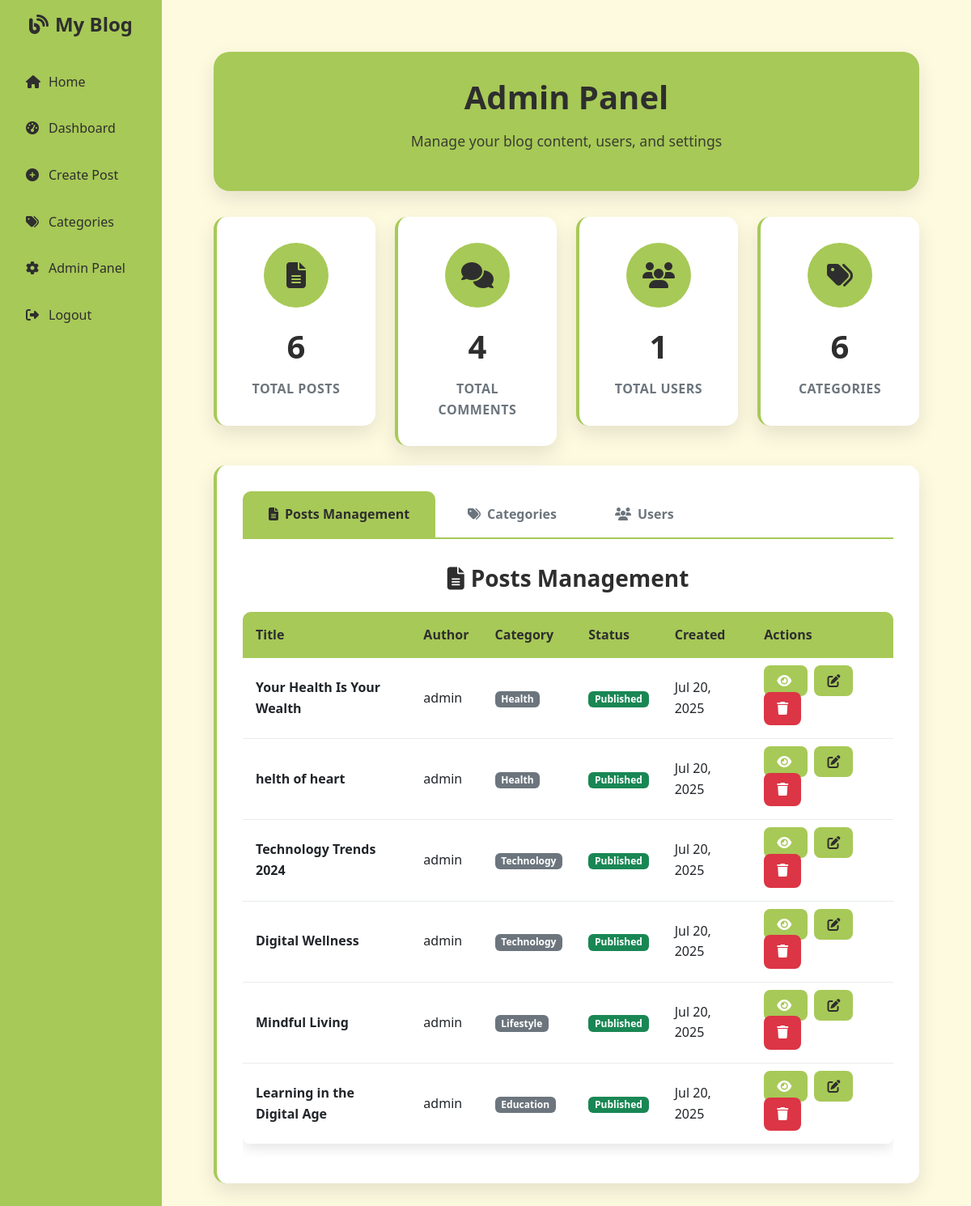
/admin.php (signed in), run on the app's committed database.
### tables this page shows
CREATE TABLE IF NOT EXISTS posts (
    id INT AUTO_INCREMENT PRIMARY KEY,
    author_id INT NOT NULL,
    title VARCHAR(255) NOT NULL,
    content TEXT NOT NULL,
    slug VARCHAR(255) UNIQUE,
    featured_image VARCHAR(255),
    status ENUM('draft', 'published', 'archived') DEFAULT 'published',
    views INT DEFAULT 0,
    category_id INT,
    created_at TIMESTAMP DEFAULT CURRENT_TIMESTAMP,
    updated_at TIMESTAMP DEFAULT CURRENT_TIMESTAMP ON UPDATE CURRENT_TIMESTAMP,
    FOREIGN KEY (author_id) REFERENCES users(id) ON DELETE CASCADE,
    FOREIGN KEY (category_id) REFERENCES categories(id) ON DELETE SET NULL
);

CREATE TABLE IF NOT EXISTS users (
    id INT AUTO_INCREMENT PRIMARY KEY,
    username VARCHAR(50) UNIQUE NOT NULL,
    email VARCHAR(100) UNIQUE NOT NULL,
    password VARCHAR(255) NOT NULL,
    role ENUM('admin', 'user') DEFAULT 'user',
    status ENUM('active', 'inactive') DEFAULT 'active',
    created_at TIMESTAMP DEFAULT CURRENT_TIMESTAMP,
    updated_at TIMESTAMP DEFAULT CURRENT_TIMESTAMP ON UPDATE CURRENT_TIMESTAMP
);

CREATE TABLE IF NOT EXISTS categories (
    id INT AUTO_INCREMENT PRIMARY KEY,
    name VARCHAR(100) NOT NULL,
    description TEXT,
    slug VARCHAR(100) UNIQUE,
    created_at TIMESTAMP DEFAULT CURRENT_TIMESTAMP,
    updated_at TIMESTAMP DEFAULT CURRENT_TIMESTAMP ON UPDATE CURRENT_TIMESTAMP
);

### admin.php (the view, shortened to what this page needs)
<?php
include 'db.php';
$postCount = $conn->query("SELECT COUNT(*) FROM posts")->fetchColumn();
$commentCount = $conn->query("SELECT COUNT(*) FROM comments")->fetchColumn();
$userCount = $conn->query("SELECT COUNT(*) FROM users")->fetchColumn();
$categoryCount = $conn->query("SELECT COUNT(*) FROM categories")->fetchColumn();
$allPosts = $conn->query("SELECT posts.*, users.username, categories.name as category_name
                          FROM posts
                          JOIN users ON posts.author_id = users.id
                          LEFT JOIN categories ON posts.category_id = categories.id
                          ORDER BY created_at DESC")->fetchAll();
?>
<!DOCTYPE html>
<html lang="en">
<head>
  <link href="https://cdn.jsdelivr.net/npm/bootstrap@5.3.0/dist/css/bootstrap.min.css" rel="stylesheet">
  <link href="https://cdnjs.cloudflare.com/ajax/libs/font-awesome/6.4.0/css/all.min.css" rel="stylesheet">
  <link href="styles.css" rel="stylesheet">
</head>
<body>
  <div class="container-fluid">
    <div class="row">
      <div class="col-md-3 col-lg-2 sidebar">
        <h4 class="text-center"><i class="fas fa-blog me-2"></i>My Blog</h4>
        <a href="home.php"><i class="fas fa-home"></i>Home</a>
        <a href="dashboard.php"><i class="fas fa-tachometer-alt"></i>Dashboard</a>
        <a href="create_post.php"><i class="fas fa-plus-circle"></i>Create Post</a>
        <a href="category.php"><i class="fas fa-tags"></i>Categories</a>
        <a href="admin.php" class="active"><i class="fas fa-cog"></i>Admin Panel</a>
        <a href="logout.php"><i class="fas fa-sign-out-alt"></i>Logout</a>
      </div>
      <div class="col-md-9 col-lg-10 main-content">
        <div class="admin-container">
          <div class="admin-header">
            <h1><i class="fas fa-cog me-3"></i>Admin Panel</h1>
            <p>Manage your blog content, users, and settings</p>
          </div>
          <div class="row">
            <div class="col-lg-3 col-md-6">
              <div class="admin-stat-card">
                <div class="admin-stat-icon">
                  <i class="fas fa-file-alt"></i>
                </div>
                <div class="admin-stat-number"><?= $postCount ?></div>
                <div class="admin-stat-label">Total Posts</div>
              </div>
            </div>
            <div class="col-lg-3 col-md-6">
              <div class="admin-stat-card">
                <div class="admin-stat-icon">
                  <i class="fas fa-comments"></i>
                </div>
                <div class="admin-stat-number"><?= $commentCount ?></div>
                <div class="admin-stat-label">Total Comments</div>
              </div>
            </div>
            <div class="col-lg-3 col-md-6">
              <div class="admin-stat-card">
                <div class="admin-stat-icon">
                  <i class="fas fa-users"></i>
                </div>
                <div class="admin-stat-number"><?= $userCount ?></div>
                <div class="admin-stat-label">Total Users</div>
              </div>
            </div>
            <div class="col-lg-3 col-md-6">
              <div class="admin-stat-card">
                <div class="admin-stat-icon">
                  <i class="fas fa-tags"></i>
                </div>
                <div class="admin-stat-number"><?= $categoryCount ?></div>
                <div class="admin-stat-label">Categories</div>
              </div>
            </div>
          </div>
          <div class="admin-panel">
            <ul class="nav nav-tabs" id="adminTabs" role="tablist">
              <li class="nav-item" role="presentation">
                <button class="nav-link active" id="posts-tab" data-bs-toggle="tab" data-bs-target="#posts" type="button" role="tab">
                  <i class="fas fa-file-alt me-2"></i>Posts Management
                </button>
              </li>
              <li class="nav-item" role="presentation">
                <button class="nav-link" id="categories-tab" data-bs-toggle="tab" data-bs-target="#categories" type="button" role="tab">
                  <i class="fas fa-tags me-2"></i>Categories
                </button>
              </li>
              <li class="nav-item" role="presentation">
                <button class="nav-link" id="users-tab" data-bs-toggle="tab" data-bs-target="#users" type="button" role="tab">
                  <i class="fas fa-users me-2"></i>Users
                </button>
              </li>
            </ul>
            <div class="tab-content" id="adminTabsContent">
              <div class="tab-pane fade show active" id="posts" role="tabpanel">
                <h3><i class="fas fa-file-alt me-2"></i>Posts Management</h3>
                <div class="table-responsive">
                  <table class="table admin-table">
                    <thead>
                      <tr>
                        <th>Title</th>
                        <th>Author</th>
                        <th>Category</th>
                        <th>Status</th>
                        <th>Created</th>
                        <th>Actions</th>
                      </tr>
                    </thead>
                    <tbody>
                      <?php foreach ($allPosts as $post): ?>
                        <tr>
                          <td>
                            <strong><?= htmlspecialchars($post['title']) ?></strong>
                          </td>
                          <td><?= htmlspecialchars($post['username']) ?></td>
                          <td>
                            <?php if ($post['category_name']): ?>
                              <span class="badge bg-secondary"><?= htmlspecialchars($post['category_name']) ?></span>
                            <?php else: ?>
                              <span class="text-muted">No category</span>
                            <?php endif; ?>
                          </td>
                          <td>
                            <?php if ($post['status'] === 'published'): ?>
                              <span class="badge bg-success">Published</span>
                            <?php else: ?>
                              <span class="badge bg-warning">Draft</span>
                            <?php endif; ?>
                          </td>
                          <td><?= date('M j, Y', strtotime($post['created_at'])) ?></td>
                          <td>
                            <a href="post.php?id=<?= $post['id'] ?>" class="btn-admin btn-view">
                              <i class="fas fa-eye"></i>
                            </a>
                            <a href="edit_post.php?id=<?= $post['id'] ?>" class="btn-admin btn-edit">
                              <i class="fas fa-edit"></i>
                            </a>
                            <form method="POST" style="display: inline;" onsubmit="return confirm('Are you sure you want to delete this post?')">
                              <button type="submit" name="delete_post" class="btn-admin btn-delete">
                                <i class="fas fa-trash"></i>
                              </button>
                            </form>
                          </td>
                        </tr>
                      <?php endforeach; ?>
                    </tbody>
                  </table>
                </div>
              </div>
            </div>
          </div>
        </div>
      </div>
    </div>
  </div>
</body>
</html>

### styles.css (style rules this page uses)
:root { --pistachio: #a7c957; --beige: #fefae0; --dark: #2e2e2e; --light: #ffffff; --shadow: rgba(0,0,0,0.1); --primary: #a7c957; --gray-400: #6c757d; --blue: #a7c957; --primary-blue: #a7c957; }
body { font-family: 'Segoe UI', Tahoma, Geneva, Verdana, sans-serif; background-color: var(--beige); color: var(--dark); line-height: 1.6; }
.sidebar { background: var(--pistachio); min-height: 100vh; padding: 1rem; }
.sidebar h4 { color: var(--dark); font-weight: 700; margin-bottom: 2rem; }
.sidebar a { color: var(--dark); text-decoration: none; padding: 0.75rem 1rem; border-radius: 8px; margin-bottom: 0.5rem; transition: all 0.3s ease; display: block; }
.sidebar a i { margin-right: 0.5rem; width: 20px; }
.main-content { padding: 2rem; background-color: var(--beige); min-height: 100vh; }

### admin.php (style rules this page uses)
.admin-container { max-width: 1400px; margin: 0 auto; padding: 2rem; }
.admin-header { background: var(--pistachio); color: var(--dark); padding: 2rem; border-radius: 20px; margin-bottom: 2rem; text-align: center; box-shadow: 0 10px 25px var(--shadow); }
.admin-header h1 { font-weight: 700; margin-bottom: 1rem; font-size: 2.5rem; }
.admin-header p { font-size: 1.1rem; opacity: 0.9; }
.admin-stat-card { background: var(--light); border-radius: 15px; padding: 2rem; box-shadow: 0 10px 25px var(--shadow); transition: transform 0.3s ease, box-shadow 0.3s ease; border-left: 4px solid var(--pistachio); margin-bottom: 1.5rem; text-align: center; }
.admin-stat-icon { width: 80px; height: 80px; border-radius: 50%; display: flex; align-items: center; justify-content: center; font-size: 2rem; color: var(--dark); background: var(--pistachio); margin: 0 auto 1rem; }
.admin-stat-number { font-size: 2.5rem; font-weight: 700; margin-bottom: 0.5rem; color: var(--dark); }
.admin-stat-label { color: #6c757d; font-size: 1rem; text-transform: uppercase; letter-spacing: 0.5px; font-weight: 600; }
.admin-panel { background: var(--light); border-radius: 15px; padding: 2rem; box-shadow: 0 10px 25px var(--shadow); margin-bottom: 2rem; border-left: 4px solid var(--pistachio); }
.admin-panel h3 { color: var(--dark); font-weight: 700; margin-bottom: 1.5rem; text-align: center; }
.admin-table { background: var(--light); border-radius: 10px; overflow: hidden; box-shadow: 0 5px 15px var(--shadow); }
.admin-table th { background: var(--pistachio); color: var(--dark); font-weight: 600; border: none; padding: 1rem; }
.admin-table td { border: none; border-bottom: 1px solid #e9ecef; padding: 1rem; vertical-align: middle; }
.btn-admin { padding: 0.5rem 1rem; border-radius: 8px; font-weight: 600; text-decoration: none; transition: all 0.3s ease; border: none; margin-right: 0.5rem; }
.btn-edit { background: var(--pistachio); color: var(--dark); }
.btn-delete { background: #dc3545; color: white; }
.btn-view { background: var(--pistachio); color: white; }
.sidebar { background: var(--pistachio); min-height: 100vh; padding: 1rem; }
.sidebar h4 { color: var(--dark); font-weight: 700; margin-bottom: 2rem; }
.sidebar a { color: var(--dark); text-decoration: none; padding: 0.75rem 1rem; border-radius: 8px; margin-bottom: 0.5rem; transition: all 0.3s ease; display: block; }
.sidebar a i { margin-right: 0.5rem; width: 20px; }
.main-content { padding: 2rem; background-color: var(--beige); min-height: 100vh; }
.nav-tabs { border-bottom: 2px solid var(--pistachio); margin-bottom: 2rem; }
.nav-tabs .nav-link { border: none; color: #6c757d; font-weight: 600; padding: 1rem 2rem; border-radius: 10px 10px 0 0; margin-right: 0.5rem; }
.nav-tabs .nav-link.active { background: var(--pistachio); color: var(--dark); border: none; }

### data on the page
posts: title "Your Health Is Your Wealth", author.username "admin", category.name "Health", status "Published", created_at "Jul 20, 2025"
posts: title "helth of heart", author.username "admin", category.name "Health", status "Published", created_at "Jul 20, 2025"
posts: title "Technology Trends 2024", author.username "admin", category.name "Technology", status "Published", created_at "Jul 20, 2025"
posts: title "Digital Wellness", author.username "admin", category.name "Technology", status "Published", created_at "Jul 20, 2025"
posts: title "Mindful Living", author.username "admin", category.name "Lifestyle", status "Published", created_at "Jul 20, 2025"
posts: title "Learning in the Digital Age", author.username "admin", category.name "Education", status "Published", created_at "Jul 20, 2025"

### other printed values
$postCount "6"
$commentCount "4"
$userCount "1"
$categoryCount "6"
